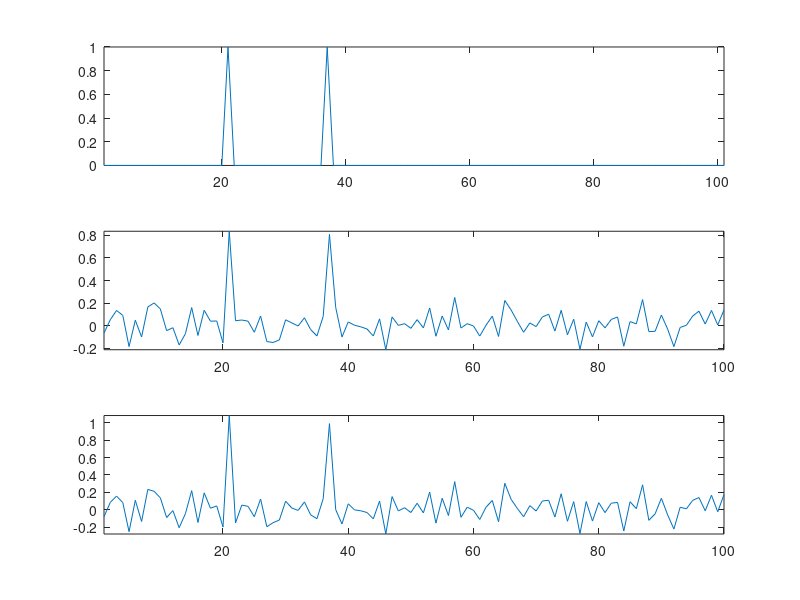

MATLAB code for this plot:
clc;

clear;

close all;

fs = 1e3;

Ts = 1/fs;

N = 100;

b = 0.2;

a = 1 - b;

x_n = [ zeros(1,20) 1 zeros(1,15) 1 zeros(1,N-20-15-1) ];

y_n = zeros(1,N);

y_n(1) = a*x_n(1);

for k = 2:N
    
    y_n(k) = a*x_n(k) + b*y_n(k-1);
    
end

y_n = y_n + 0.1*randn(size(y_n));

x_r = zeros(1,N);

x_r(1) = (1/a)*y_n(1);

for k = 2:N

    x_r(k) = (1/a)*y_n(k) - (b/a)*y_n(k-1);
    
end

figure()
subplot(3,1,1);
plot(x_n); %Grafica x(t) cuantificado
axis('tight');
subplot(3,1,2);
plot(y_n); %Grafica h(t) cuantficado
axis('tight');
subplot(3,1,3);
plot(x_r); %Grafica h(t) cuantficado
axis('tight');
